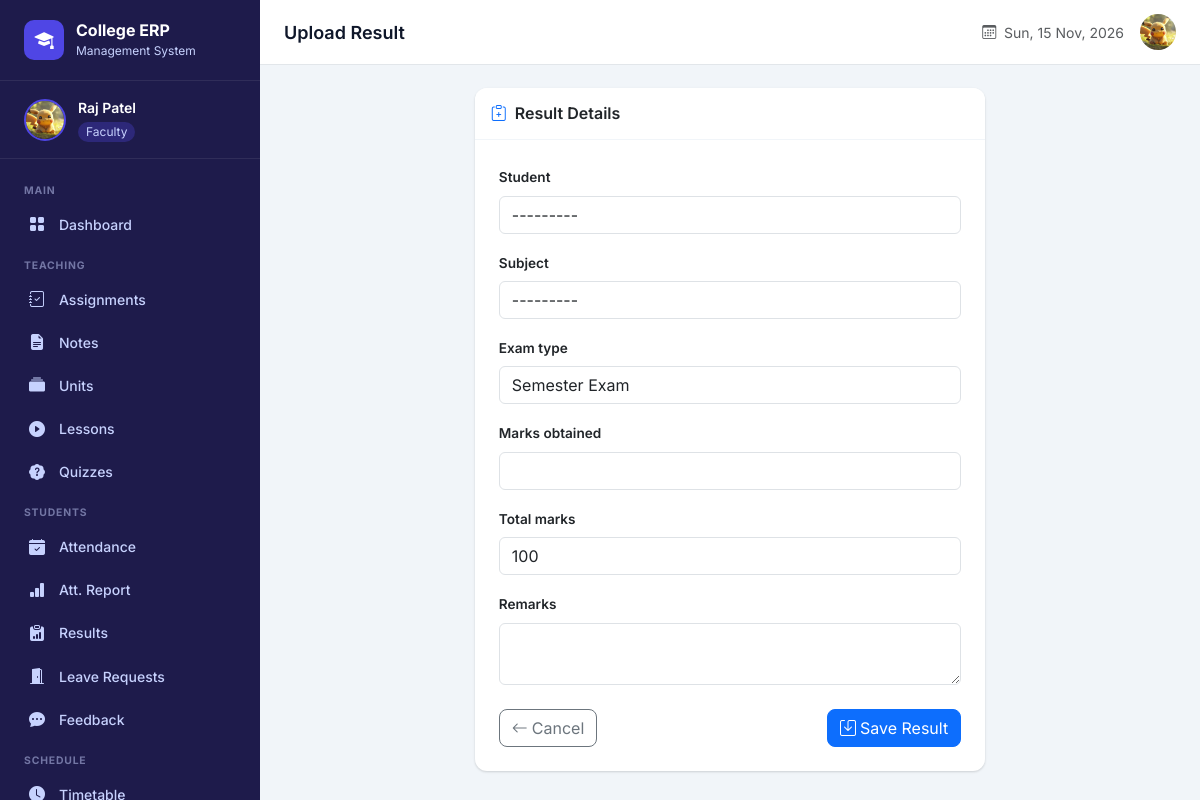
The app's page /faculty/results/upload/ (signed in) with its own data.
### faculty/models.py (models this page shows, shortened)
class Staff(models.Model):
    ROLE_CHOICES = (
         ('dean', 'Dean'),
        ('faculty', 'Faculty'),
        ('hod', 'Head of Department'),
    )
    GENDER_CHOICES = (
        ('male', 'Male'),
        ('female', 'Female'),
        ('other', 'Other'),
    )
    user = models.OneToOneField(User, on_delete=models.CASCADE, related_name='staff_profile')
    staff_id = models.CharField(max_length=20, unique=True)
    name = models.CharField(max_length=100)
    email = models.EmailField(unique=True)
    mobile= models.CharField(
        max_length=10,
        validators=[mobile_validator])
    gender = models.CharField(max_length=10, choices=GENDER_CHOICES, default='male')
    dob = models.DateField(null=True, blank=True)
    image = models.ImageField(upload_to='staff_images/', blank=True, null=True)
    role = models.CharField(max_length=20, choices=ROLE_CHOICES, default='faculty')
    department = models.ForeignKey(
        'account.Department', on_delete=models.SET_NULL,
        null=True, blank=True, related_name='staff_members'
    )
    qualification = models.CharField(max_length=200, blank=True)
    experience = models.CharField(max_length=200, blank=True)
    address = models.TextField(blank=True)
    joining_date = models.DateField(null=True, blank=True)
    is_active = models.BooleanField(default=True)
    created_at = models.DateTimeField(auto_now_add=True)
    class Meta:
        ordering = ['name']
        verbose_name = 'Staff'
        verbose_name_plural = 'Staff Members'

### faculty/views.py (the view)
    def wrapper(request, *args, **kwargs):
        if not request.user.is_authenticated:
            messages.warning(request, "Please log in.")
            return redirect('login')
        try:
            staff = request.user.staff_profile
            request.staff = staff
        except Staff.DoesNotExist:
            if request.user.is_superuser:
                request.staff = None
            else:
                messages.error(request, "Faculty access required.")
                return redirect('login')
        return view_func(request, *args, **kwargs)

### ERP/forms.py
class StudentResultForm(forms.ModelForm):
    class Meta:
        model = StudentResult
        fields = ['student', 'subject', 'exam_type', 'marks_obtained', 'total_marks', 'remarks']
        widgets = {
            'student': forms.Select(attrs={'class': 'form-select'}),
            'subject': forms.Select(attrs={'class': 'form-select'}),
            'exam_type': forms.TextInput(attrs={'class': 'form-control', 'placeholder': 'e.g. Mid Sem, End Sem'}),
            'marks_obtained': forms.NumberInput(attrs={'class': 'form-control', 'step': '0.01'}),
            'total_marks': forms.NumberInput(attrs={'class': 'form-control'}),
            'remarks': forms.Textarea(attrs={'class': 'form-control', 'rows': 2}),
        }
    def __init__(self, *args, **kwargs):
        staff = kwargs.pop('staff', None)
        super().__init__(*args, **kwargs)
        if staff:
            self.fields['subject'].queryset = Subject.objects.filter(
                faculty=staff
            )
        for field in self.fields.values():
            field.widget.attrs.update({
                'class': 'form-control'
            })

### faculty/views.py (called while the page is built)
def faculty_required(view_func):
    def wrapper(request, *args, **kwargs):
        if not request.user.is_authenticated:
            messages.warning(request, "Please log in.")
            return redirect('login')
        try:
            staff = request.user.staff_profile
            request.staff = staff
        except Staff.DoesNotExist:
            if request.user.is_superuser:
                request.staff = None
            else:
                messages.error(request, "Faculty access required.")
                return redirect('login')
        return view_func(request, *args, **kwargs)
    wrapper.__name__ = view_func.__name__
    return wrapper

def get_staff(request):
    try:
        return request.user.staff_profile
    except (Staff.DoesNotExist, AttributeError):
        return None

@faculty_required
def upload_result(request):
    staff = get_staff(request)
    form = StudentResultForm(request.POST or None, staff=staff)
    if request.method == 'POST' and form.is_valid():
        result = form.save(commit=False)
        result.uploaded_by = staff
        result.save()
        messages.success(request, "Result uploaded successfully.")
        return redirect('faculty_results')
    return render(request, 'faculty/result_form.html', {'form': form, 'staff': staff})

### templates/faculty/result_form.html (shortened to what this page needs)
{% extends "faculty/base_faculty.html" %}
{% block page_title %}Upload Result{% endblock %}
{% block content %}
<div class="row justify-content-center">
  <div class="col-lg-7">
    <div class="card">
      <div class="card-header py-3"><h6 class="mb-0 fw-semibold"><i class="bi bi-clipboard-plus text-primary me-2"></i>Result Details</h6></div>
      <div class="card-body p-4">
        <form method="POST">{% csrf_token %}
          {% for field in form %}
            <div class="mb-3"><label class="form-label fw-semibold" style="font-size:.85rem">{{ field.label }}</label>{{ field }}</div>
          {% endfor %}
          <div class="d-flex justify-content-between mt-4">
            <a href="{% url 'faculty_results' %}" class="btn btn-outline-secondary rounded-3"><i class="bi bi-arrow-left me-1"></i>Cancel</a>
            <button type="submit" class="btn btn-primary rounded-3"><i class="bi bi-save me-1"></i>Save Result</button>
          </div>
        </form>
      </div>
    </div>
  </div>
</div>
{% endblock %}

### templates/faculty/base_faculty.html (shortened to what this page needs)
{% extends "base/layout.html" %}
{% block sidebar_user %}
  {% if staff %}
    {% if staff.image %}
      <img src="{{ staff.image.url }}" alt="{{ staff.name }}"/>
    {% else %}
      <div class="user-avatar-placeholder">{{ staff.name|first|upper }}</div>
    {% endif %}
    <div class="user-info">
      <div class="user-name">{{ staff.name }}</div>
      <span class="user-role">{{ staff.get_role_display }}</span>
    </div>
  {% endif %}
{% endblock %}
{% block sidebar_nav %}
  <div class="sidebar-section-label">Main</div>
  <a href="{% url 'faculty_dashboard' %}"><i class="bi bi-grid-fill"></i> Dashboard</a>
  <div class="sidebar-section-label">Teaching</div>
  <a href="{% url 'faculty_assignments' %}"><i class="bi bi-journal-check"></i> Assignments</a>
  <a href="{% url 'faculty_notes' %}"><i class="bi bi-file-earmark-text-fill"></i> Notes</a>
  <a href="{% url 'faculty_units' %}"><i class="bi bi-collection-fill"></i> Units</a>
  <a href="{% url 'faculty_lessons' %}"><i class="bi bi-play-circle-fill"></i> Lessons</a>
  <a href="{% url 'faculty_quizzes' %}"><i class="bi bi-patch-question-fill"></i> Quizzes</a>
  <div class="sidebar-section-label">Students</div>
  <a href="{% url 'faculty_attendance' %}"><i class="bi bi-calendar-check-fill"></i> Attendance</a>
  <a href="{% url 'attendance_report' %}"><i class="bi bi-bar-chart-fill"></i> Att. Report</a>
  <a href="{% url 'faculty_results' %}"><i class="bi bi-clipboard-data-fill"></i> Results</a>
  <a href="{% url 'faculty_leave_requests' %}"><i class="bi bi-door-open-fill"></i> Leave Requests</a>
  <a href="{% url 'faculty_feedback' %}"><i class="bi bi-chat-dots-fill"></i> Feedback</a>
  <div class="sidebar-section-label">Schedule</div>
  <a href="{% url 'faculty_timetable' %}"><i class="bi bi-clock-fill"></i> Timetable</a>
{% endblock %}
{% block topbar_right %}
  {% if staff and staff.image %}
    <img src="{{ staff.image.url }}" class="topbar-avatar" alt="{{ staff.name }}"/>
  {% elif staff %}
    <div style="width:36px;height:36px;background:#4f46e5;border-radius:50%;display:flex;align-items:center;justify-content:center;color:white;font-weight:600">
      {{ staff.name|first|upper }}
    </div>
  {% endif %}
{% endblock %}

### templates/base/layout.html (style rules this page uses)
:root { --sidebar-width: 260px; --topbar-height: 64px; --primary: #4f46e5; --primary-dark: #3730a3; --sidebar-bg: #1e1b4b; --sidebar-hover: #312e81; --sidebar-text: #c7d2fe; --sidebar-active: #4f46e5; --card-shadow: 0 1px 3px rgba(0,0,0,.1), 0 1px 2px rgba(0,0,0,.06); }
* { font-family: 'Inter', sans-serif; }
body { background: #f1f5f9; min-height: 100vh; }
.sidebar-user img { width: 42px; height: 42px; border-radius: 50%; object-fit: cover; border: 2px solid var(--primary); }
.sidebar-user .user-info .user-name { color: white; font-weight: 600; font-size: .875rem; }
.sidebar-user .user-info .user-role { color: var(--sidebar-text); font-size: .75rem; background: rgba(79,70,229,.3); padding: 1px 8px; border-radius: 20px; display: inline-block; margin-top: 2px; }
.sidebar-section-label { color: rgba(199,210,254,.5); font-size: .65rem; font-weight: 700; text-transform: uppercase; letter-spacing: .08em; padding: .75rem 1.5rem .25rem; }
.sidebar-nav a { display: flex; align-items: center; gap: .75rem; padding: .6rem 1.5rem; color: var(--sidebar-text); text-decoration: none; font-size: .875rem; font-weight: 500; transition: all .15s; border-left: 3px solid transparent; }
.sidebar-nav a i { font-size: 1rem; width: 20px; text-align: center; }
.topbar .topbar-avatar { width: 36px; height: 36px; border-radius: 50%; object-fit: cover; cursor: pointer; }
.card { border: none; box-shadow: var(--card-shadow); border-radius: 12px; }
.card-header { background: white; border-bottom: 1px solid #f1f5f9; border-radius: 12px 12px 0 0 !important; }

### records on screen
Staff: image (picture), name "Raj Patel", role "Faculty"

### other values on screen
{{ field.label }} "Student" "Subject" "Exam type" "Marks obtained" "Total marks" "Remarks"
